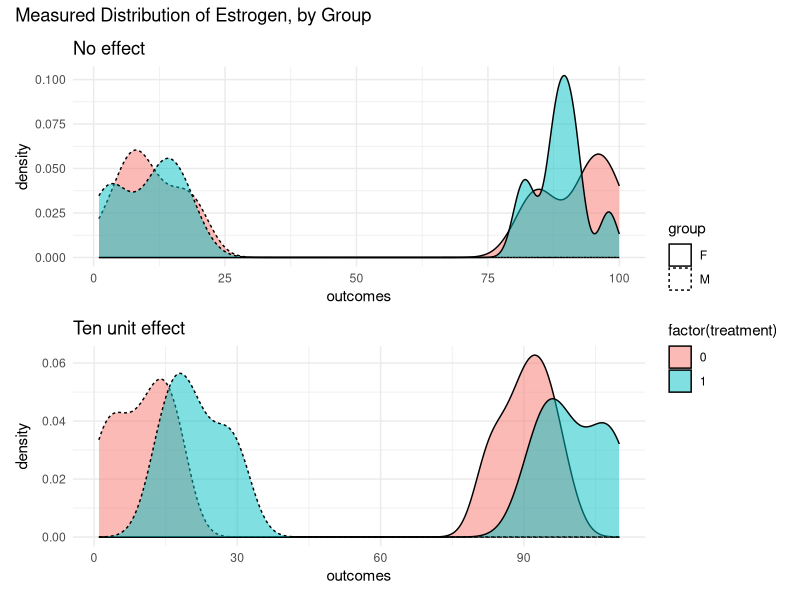
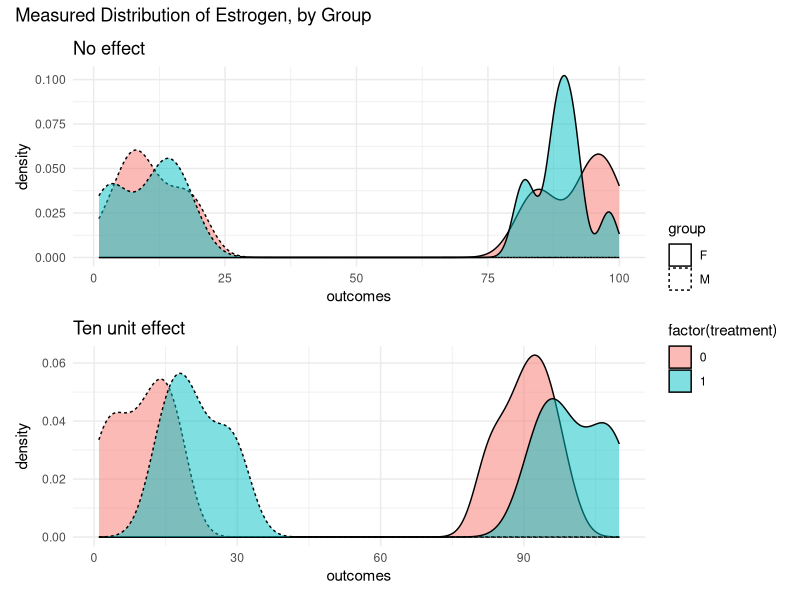

Write the R code that produced these figures, in order.
## ---- chunk 1
library(data.table)
library(ggplot2)
library(patchwork)

theme_set(theme_minimal())
## ---- chunk 2
set.seed(1414)

sim_normal_study <- function(treatment_effect=0) {
  ## this function will create a "world" to analyze using an experiment, 
  ## then, it will estimate the ate within that world 
  ## it returns the ate and the number of women who are in treatment 
  
  require(data.table)
  
  d <- data.table(
      group        = rep(c('M', 'F'), each = 20), 
      po_control   = c(1:20, 81:100), 
        ## treatment_effect = 0 --> sharp null is true
      po_treatment = c(1:20, 81:100) + treatment_effect, 
      treatment = sample(1:0, size = 40, replace = TRUE))[ , ## notice we're now assigning
      outcomes := po_treatment * treatment + po_control * (1 - treatment)]

  ate <- d[ , mean(outcomes[treatment == 1]) - mean(outcomes[treatment == 0])]
  n_women_treatment = d[treatment == 1 & group == 'F', .N]

  return(list(
    data = d,
    ate = ate, 
    n_women_treatment = n_women_treatment
    ))
}
## ---- chunk 3
experiment_one <- sim_normal_study(treatment_effect = 0)
experiment_two <- sim_normal_study(treatment_effect = 10)
## ---- chunk 4
experiment_one_plot <- ggplot(data = experiment_one$data) + 
  aes(x = outcomes, fill = factor(treatment), linetype = group) + 
  geom_density(alpha = 0.5) + 
  labs(title = 'No effect'
  )
experiment_two_plot <- ggplot(data = experiment_two$data) + 
  aes(x = outcomes, fill = factor(treatment), linetype = group) + 
  geom_density(alpha = 0.5) + 
  labs(title = 'Ten unit effect'
  )

(experiment_one_plot / experiment_two_plot) + 
  plot_annotation(title = 'Measured Distribution of Estrogen, by Group') + 
  plot_layout(guides = 'collect')
## ---- chunk 5
experiment_one_plot <- ggplot(data = experiment_one$data) + 
  aes(x = outcomes, fill = factor(treatment), linetype = group) + 
  geom_density(alpha = 0.5) + 
  labs(title = 'No effect'
  )
experiment_two_plot <- ggplot(data = experiment_two$data) + 
  aes(x = outcomes, fill = factor(treatment), linetype = group) + 
  geom_density(alpha = 0.5) + 
  labs(title = 'Ten unit effect'
  )

(experiment_one_plot / experiment_two_plot) + 
  plot_annotation(title = 'Measured Distribution of Estrogen, by Group') + 
  plot_layout(guides = 'collect')
